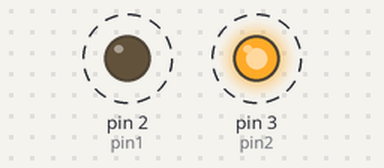
This sketch was run on a simulated Arduino Uno, built with avr-gcc and run on an emulated ATmega328P. Shown: output pins drawn as LEDs (lit = HIGH). Dashed ring = blinking.

Above: at 1.5 s.
Timing chart, 0 to 5.6 s (numbered marks = the images above):
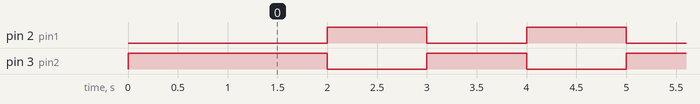

The sketch:

greenRedDiffuse.ino
```cpp
#define pin1 2  //One side of LED is plugged into pin 2 on microcontroller
#define pin2 3  //Other side of LED is plugged into pin 3 on microcontroller

void setup() {
  // put your setup code here, to run once:
pinMode(pin1, OUTPUT);  //set pin 1 as output
pinMode(pin2, OUTPUT);  //set pin 2 as output
//sends a signal to one side and grounds the other side
digitalWrite(pin1,LOW); //grounds side connected to pin 1
digitalWrite(pin2, HIGH); //sends power to the side connected to pin 2
delay(1000); //wait 1s
//reverse the direction (should change color)
digitalWrite(pin2,LOW);
digitalWrite(pin1, HIGH);


}

void loop() {
  // put your main code here, to run repeatedly:
digitalWrite(pin1,LOW);
digitalWrite(pin2, HIGH);
delay(1000);
digitalWrite(pin2,LOW);
digitalWrite(pin1, HIGH);
delay(1000);
}
```

Measured:
- by itself, pin 2 (pin1), pin 3 (pin2): alternates HIGH for 1.0 s and LOW for 1.0 s
